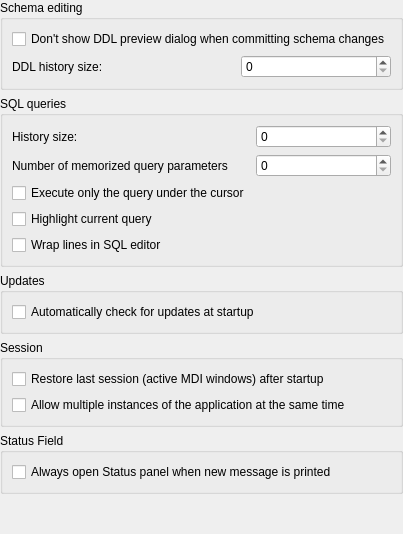
         <widget class="QWidget" name="generalPage">
          <layout class="QVBoxLayout" name="verticalLayout_3">
           <property name="leftMargin">
            <number>0</number>
           </property>
           <property name="topMargin">
            <number>0</number>
           </property>
           <property name="rightMargin">
            <number>0</number>
           </property>
           <property name="bottomMargin">
            <number>0</number>
           </property>
           <item>
            <widget class="QGroupBox" name="schemaEditingGroup">
             <property name="title">
              <string>Schema editing</string>
             </property>
             <layout class="QGridLayout" name="gridLayout_12">
              <item row="1" column="1">
               <widget class="QSpinBox" name="ddlHistorySizeSpin">
                <property name="maximumSize">
                 <size>
                  <width>150</width>
                  <height>16777215</height>
                 </size>
                </property>
                <property name="toolTip">
                 <string>Number of DDL changes kept in history.</string>
                </property>
                <property name="maximum">
                 <number>9999999</number>
                </property>
                <property name="cfg" stdset="0">
                 <string notr="true">General.DdlHistorySize</string>
                </property>
               </widget>
              </item>
              <item row="1" column="0">
               <widget class="QLabel" name="ddlHistorySizeLabel">
                <property name="text">
                 <string>DDL history size:</string>
                </property>
               </widget>
              </item>
              <item row="0" column="0" colspan="2">
               <widget class="QCheckBox" name="dontShowDdlPreview">
                <property name="text">
                 <string>Don't show DDL preview dialog when committing schema changes</string>
                </property>
                <property name="cfg" stdset="0">
                 <string notr="true">General.DontShowDdlPreview</string>
                </property>
               </widget>
              </item>
             </layout>
            </widget>
           </item>
           <item>
            <widget class="QGroupBox" name="sqlQueriesGroup">
             <property name="title">
              <string>SQL queries</string>
             </property>
             <layout class="QGridLayout" name="gridLayout_4">
              <item row="1" column="1">
               <widget class="QSpinBox" name="queryHistorySizeSpin">
                <property name="maximumSize">
                 <size>
                  <width>150</width>
                  <height>16777215</height>
                 </size>
                </property>
                <property name="toolTip">
                 <string>Number of queries kept in the history.</string>
                </property>
                <property name="maximum">
                 <number>999999</number>
                </property>
                <property name="cfg" stdset="0">
                 <string notr="true">General.SqlHistorySize</string>
                </property>
               </widget>
              </item>
              <item row="2" column="0">
               <widget class="QLabel" name="bindParamLimitLabel">
                <property name="toolTip">
                 <string>&lt;p&gt;Maximum number of query parameters (:param, @param, $param, ?) stored in history. When you re-use parameter with the same name/position, SQLiteStudio will pre-initialize it with most recent memorized value (you will still be able to change it). Value of 1000 should be sufficient.&lt;/p&gt;</string>
                </property>
                <property name="text">
                 <string>Number of memorized query parameters</string>
                </property>
               </widget>
              </item>
              <item row="2" column="1">
               <widget class="QSpinBox" name="bindParamLimitSpin">
                <property name="toolTip">
                 <string>&lt;p&gt;Maximum number of query parameters (:param, @param, $param, ?) stored in history. When you re-use parameter with the same name/position, SQLiteStudio will pre-initialize it with most recent memorized value (you will still be able to change it). Value of 1000 should be sufficient.&lt;/p&gt;</string>
                </property>
                <property name="maximum">
                 <number>999999</number>
                </property>
                <property name="cfg" stdset="0">
                 <string notr="true">General.BindParamsCacheSize</string>
                </property>
               </widget>
              </item>
              <item row="3" column="0">
               <widget class="QCheckBox" name="execQueryUnderCursorCheck">
                <property name="toolTip">
                 <string>&lt;html&gt;&lt;head/&gt;&lt;body&gt;&lt;p&gt;If there is more than one query in the SQL editor window, then (if this option is enabled) only a single query will be executed - the one under the keyboard insertion cursor. Otherwise all queries will be executed. You can always limit queries to be executed by selecting those queries before calling to execute. You can also use dedicated shortcuts for executing in one mode or the other (currently configured to %1 for single query execution and %2 for all queries execution).&lt;/p&gt;&lt;/body&gt;&lt;/html&gt;</string>
                </property>
                <property name="text">
                 <string>Execute only the query under the cursor</string>
                </property>
                <property name="cfg" stdset="0">
                 <string notr="true">General.ExecuteCurrentQueryOnly</string>
                </property>
               </widget>
              </item>
              <item row="1" column="0">
               <widget class="QLabel" name="queryHistorySizeLabel">
                <property name="toolTip">
                 <string>Number of queries kept in the history.</string>
                </property>
                <property name="text">
                 <string>History size:</string>
                </property>
               </widget>
              </item>
              <item row="5" column="0">
               <widget class="QCheckBox" name="wrapLinesInSqlEditorCheck">
                <property name="toolTip">
                 <string>&lt;html&gt;&lt;head/&gt;&lt;body&gt;&lt;p&gt;If enabled, lines longer than the editor width will be wrapped, so horizontal scrolling will not be needed.&lt;/p&gt;&lt;/body&gt;&lt;/html&gt;</string>
                </property>
                <property name="text">
                 <string>Wrap lines in SQL editor</string>
                </property>
                <property name="cfg" stdset="0">
                 <string notr="true">General.SqlEditorWrapWords</string>
                </property>
               </widget>
              </item>
              <item row="4" column="0">
               <widget class="QCheckBox" name="highlightCurrentQueryCheck">
                <property name="toolTip">
                 <string>&lt;html&gt;&lt;head/&gt;&lt;body&gt;&lt;p&gt;Highlights entire query that is currently under the insertion cursor. It's the same query that will be executed when you hit &amp;quot;Execute query&amp;quot; hotkey or button (unless configured otherwise).&lt;/p&gt;&lt;/body&gt;&lt;/html&gt;</string>
                </property>
                <property name="text">
                 <string>Highlight current query</string>
                </property>
                <property name="cfg" stdset="0">
                 <string notr="true">General.SqlEditorCurrQueryHighlight</string>
                </property>
               </widget>
              </item>
             </layout>
            </widget>
           </item>
           <item>
            <widget class="QGroupBox" name="updatesGroup">
             <property name="title">
              <string>Updates</string>
             </property>
             <layout class="QVBoxLayout" name="verticalLayout_29">
              <item>
               <widget class="QCheckBox" name="checkForUpdatesCheck">
                <property name="text">
                 <string>Automatically check for updates at startup</string>
                </property>
                <property name="cfg" stdset="0">
                 <string notr="true">General.CheckUpdatesOnStartup</string>
                </property>
               </widget>
              </item>
             </layout>
            </widget>
           </item>
           <item>
            <widget class="QGroupBox" name="sessionGroup">
             <property name="title">
              <string>Session</string>
             </property>
             <layout class="QGridLayout" name="gridLayout_11">
              <item row="0" column="0">
               <widget class="QCheckBox" name="sessionCheck">
                <property name="text">
                 <string>Restore last session (active MDI windows) after startup</string>
                </property>
                <property name="cfg" stdset="0">
                 <string notr="true">General.RestoreSession</string>
                </property>
               </widget>
              </item>
              <item row="1" column="0">
               <widget class="QCheckBox" name="multipleSessionsCheck">
                <property name="text">
                 <string>Allow multiple instances of the application at the same time</string>
                </property>
                <property name="cfg" stdset="0">
                 <string notr="true">General.AllowMultipleSessions</string>
                </property>
               </widget>
              </item>
             </layout>
            </widget>
           </item>
           <item>
            <widget class="QGroupBox" name="statusFieldGroup_2">
             <property name="title">
              <string>Status Field</string>
             </property>
             <layout class="QVBoxLayout" name="verticalLayout_35">
              <item>
               <widget class="QCheckBox" name="checkBox_2">
                <property name="toolTip">
                 <string>&lt;p&gt;When user manually closes the Status panel, this option makes sure that if any new message is printed in the Status panel it will be reopened. If it's disabled, then Status panel can only be open manually by the user from the &quot;View&quot; menu.&lt;/p&gt;</string>
                </property>
                <property name="text">
                 <string>Always open Status panel when new message is printed</string>
                </property>
                <property name="cfg" stdset="0">
                 <string notr="true">General.AutoOpenStatusField</string>
                </property>
               </widget>
              </item>
             </layout>
            </widget>
           </item>
           <item>
            <spacer name="verticalSpacer">
             <property name="orientation">
              <enum>Qt::Vertical</enum>
             </property>
             <property name="sizeHint" stdset="0">
              <size>
               <width>20</width>
               <height>40</height>
              </size>
             </property>
            </spacer>
           </item>
          </layout>
         </widget>
